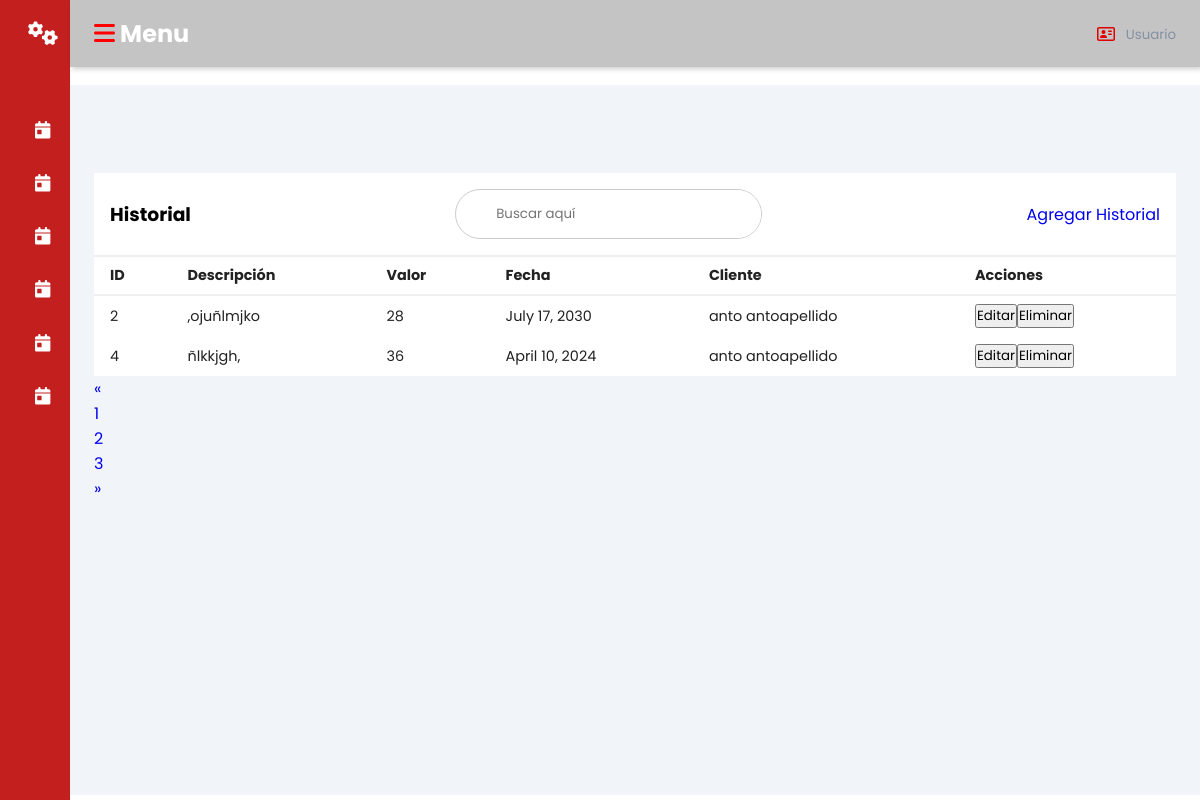
The page /historial/ on the database its author committed.
### promecapp/models.py (models this page shows)
class Historial(models.Model):
    IDHistorial = models.AutoField(primary_key=True)
    Descripcion = models.TextField()
    valor = models.IntegerField()
    Fecha = models.DateField()
    IDCliente = models.ForeignKey(Cliente, on_delete=models.CASCADE)
    class Meta:
        db_table = 'historial'

class Cliente(models.Model):
    IDCliente = models.AutoField(primary_key=True)
    Nombre = models.CharField(max_length=45)
    Apellidos = models.CharField(max_length=45)
    Direccion = models.CharField(max_length=100)
    Telefono = models.CharField(max_length=10, unique=True)
    Correo_Electronico = models.CharField(max_length=50, unique=True)
    IDUsuario = models.ForeignKey(Usuario, on_delete=models.CASCADE)
    class Meta:
        db_table = 'clientes'
    def __str__(self):
        return f"{self.Nombre} {self.Apellidos}"

### promecapp/views.py (the view)
# urls.py: path('historial/', views.historial, name='historial'),
def historial(request):
    historial = Historial.objects.all()
    return render(request, 'historial.html', {'historial': historial})

### promecapp/Templates/historial.html (shortened to what this page needs)
{% load static %}
<!DOCTYPE html>
<html lang="en">
<head>
    <link rel="stylesheet" href="{% static 'css/dash.css' %}">
</head>
<body>
<div class="sidebar">
    <div class="sidebar-brand">
        <h2><i class="fa-solid fa-gears" style="color: #ffffff;"></i><span>promec</span></h2>
    </div>
    <div class="sidebar-menu">
        <ul>
            <li>
                <a href="{% url 'usuarios' %}"><i class="fa-solid fa-calendar-day" style="color: #ffffff;"></i>
                    <span>Usuarios</span></a>
            </li>
            <li>
                <a href="{% url 'citas' %}"><i class="fa-solid fa-calendar-day" style="color: #ffffff;"></i>
                    <span>Citas</span></a>
            </li>
            <li>
                <a href="{% url 'facturas' %}"><i class="fa-solid fa-calendar-day" style="color: #ffffff;"></i>
                    <span>Facturas</span></a>
            </li>
            <li>
                <a href="{% url 'servicios' %}"><i class="fa-solid fa-calendar-day" style="color: #ffffff;"></i>
                    <span>Servicios</span></a>
            </li>
            <li>
                <a href="{% url 'ventas' %}"><i class="fa-solid fa-calendar-day" style="color: #ffffff;"></i>
                    <span>Ventas</span></a>
            </li>
            <li>
                <a href="{% url 'historial' %}"><i class="fa-solid fa-calendar-day" style="color: #ffffff;"></i>
                    <span>historial</span></a>
            </li>
        </ul>
    </div>
</div>
<div class="main-content">
    <header>
        <h2>
            <label for="nav-toggle">
                <span class="fa-solid fa-bars" style="color: #ff0000;"></span>
            </label> Menu
        </h2>
        <div class="user-wrapper">
            <img class="fa-regular fa-address-card" style="color: #e00000;" width="40px" height="40px" alt="">
            <div>
                <small>Usuario</small>
            </div>
        </div>
    </header>
    <main>
        <div class="recent-grid">
            <div class="projects">
                <div class="card">
                    <div class="card-header">
                        <h3>Historial</h3>
                        <div class="search-wrapper">
                            <input type="search" placeholder="Buscar aquí" />
                        </div>
                        <a href="{% url 'agregar_historial' %}" class="btn btn-secundary">Agregar Historial</a>
                    </div>
                    <div class="card-body">
                        <div class="table-responsive">
                            <table width="100%">
                                <thead>
                                    <tr>
                                        <td>ID</td>
                                        <td>Descripción</td>
                                        <td>Valor</td>
                                        <td>Fecha</td>
                                        <td>Cliente</td>
                                        <td>Acciones</td>
                                    </tr>
                                </thead>
                                <tbody>
                                    {% for historial in historial %}
                                        <tr>
                                            <td>{{ historial.IDHistorial }}</td>
                                            <td>{{ historial.Descripcion }}</td>
                                            <td>{{ historial.valor }}</td>
                                            <td>{{ historial.Fecha }}</td>
                                            <td>{{ historial.IDCliente }}</td>
                                            <td>
                                                <a href="{% url 'editar_historial' historial.IDHistorial %}"><button>Editar</button></a>
                                                <form action="{% url 'eliminar_historial' historial.IDHistorial %}" method="post" style="display: inline;">
                                                    <button type="submit" class="btn btn-danger">Eliminar</button>
                                                </form>
                                            </td>
                                        </tr>
                                    {% endfor %}
                                </tbody>
                            </table>
                        </div>
                    </div>
                </div>
            </div>
            <div class="card1">
                <nav aria-label="Page navigation example">
                    <ul class="pagination">
                        <li class="page-item">
                            <a class="page-link" href="#" aria-label="Previous">
                                <span aria-hidden="true">&laquo;</span>
                            </a>
                        </li>
                        <li class="page-item"><a class="page-link" href="#">1</a></li>
                        <li class="page-item"><a class="page-link" href="#">2</a></li>
                        <li class="page-item"><a class="page-link" href="#">3</a></li>
                        <li class="page-item">
                            <a class="page-link" href="#" aria-label="Next">
                                <span aria-hidden="true">&raquo;</span>
                            </a>
                        </li>
                    </ul>
                </nav>
            </div>
        </div>
    </main>
</div>
</body>
</html>

### promecapp/static/css/dash.css (style rules this page uses)
:root { --main-color: #c31f1f; --color-dark: #1D2231; --text-grey: #8390A2; }
* { padding: 0; margin: 0; box-sizing: border-box; list-style-type: none; text-decoration: none; font-family: 'Poppins', sans-serif; }
.sidebar { width: 345px; position: fixed; left: 0; top: 0; height: 100%; background: var(--main-color); z-index: 100; transition: width 300ms; }
.sidebar-brand { height: 90px; padding: 1rem 0rem 1rem 2rem; color: #fff; }
.sidebar-menu { margin-top: 1rem; }
.sidebar-menu li { width: 100%; margin-bottom: 1.7rem; padding-left: 1rem; }
.sidebar-menu a { padding-left: 1rem; display: block; color: #fff; font-size: 1.1rem; }
.main-content { transition: margin-left 300ms; margin-left: 345px; }
header { background: #c4c4c4; display: flex; justify-content: space-between; padding: 1rem 1.5rem; box-shadow: 2px 2px 5px rgba(0, 0, 0, 0.2); position: fixed; left: 345px; width: calc(100% - 345px); top: 0; z-index: 100; transition: left 300ms; }
header h2 { color: #ffffff; }
.search-wrapper { border: 1px solid #ccc; border-radius: 30px; height: 50px; display: flex; align-items: center; overflow-x: hidden; }
.search-wrapper input { height: 100%; padding: .5rem; border: none; outline: none; }
.user-wrapper { display: flex; align-items: center; }
.user-wrapper small { display: inline-block; color: var(--text-grey); }
main { margin-top: 85px; padding: 2rem 1.5rem; background: #f1f5f9; min-height: calc(100vh - 90px); }
.recent-grid { margin-top: 3.5rem; display: 100%; grid-gap: 2rem; grid-template-columns: 65% auto; }
.card { background: #fff; }
.card-header { padding: 1rem; }
.card-header { display: flex; justify-content: space-between; align-items: center; border-bottom: 1px solid #f0f0f0; }
table { border-collapse: collapse; }
thead tr { border-top: 1px solid #f0f0f0; border-bottom: 2px solid #f0f0f0; }
thead td { font-weight: 700; }
td { padding: .5rem 1rem; font-size: .9rem; color: #222; }
tr td:last-child { display: flex; align-items: center; }
.table-responsive { width: 100%; overflow-x: auto; }
@media only screen and (max-width: 1200px) { .sidebar { width: 70px; } }
@media only screen and (max-width: 1200px) { .sidebar .sidebar-brand, .sidebar li { padding-left: 1rem; text-align: center; } }
@media only screen and (max-width: 1200px) { .sidebar li a { padding-left: 0rem; } }
@media only screen and (max-width: 1200px) { .main-content { margin-left: 70px; } }
@media only screen and (max-width: 1200px) { .main-content header { width: calc(100% - 70px); left: 70px; } }
a { text-decoration: none; }

### rows shown on the page
Historial: IDHistorial "2", Descripcion ",ojuñlmjko", valor "28", Fecha "July 17, 2030", IDCliente "anto antoapellido"
Historial: IDHistorial "4", Descripcion "ñlkkjgh,", valor "36", Fecha "April 10, 2024", IDCliente "anto antoapellido"
